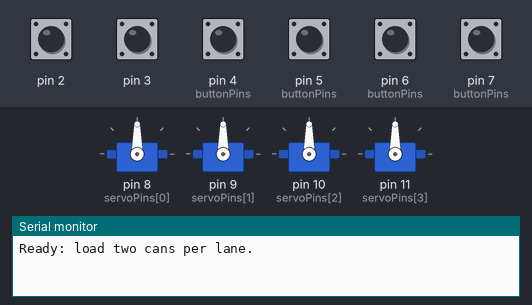
Simulated run of this sketch. Board: Arduino Uno, built with avr-gcc and run on an emulated ATmega328P. Parts: 4 × servo, the last lines printed to the serial monitor. Inputs (shaded band) come from the test bench; at power-on: pin 2, pin 3, pin 4 (buttonPins), pin 5 (buttonPins), pin 6 (buttonPins), pin 7 (buttonPins) HIGH.

Above: at 1.2 s.
1.3 s: pin 2 pulled LOW for 0.15 s
2.9 s: pin 4 (buttonPins) pulled LOW for 0.15 s
At 3.4 s:
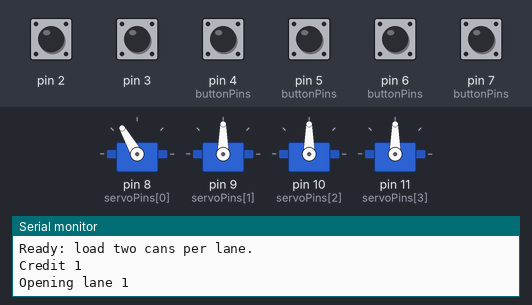
5.0 s: pin 5 (buttonPins) pulled LOW for 0.15 s
Timing chart, 0 to 8.0 s (numbered marks = the images above; inputs shaded):
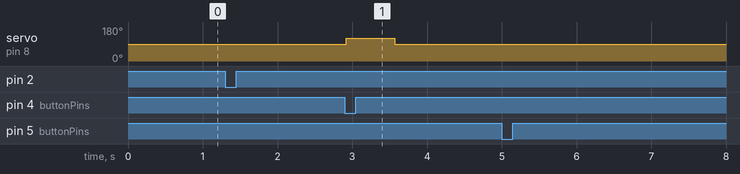

Measured:
- after the input at 2.9 s, servo on pin 8 (servoPins[0]): 90° → 120° at once, → 90° 0.65 s later

The sketch:

four_slot_vending.ino
```cpp
#include <Servo.h>

constexpr byte TOKEN=2,CHUTE=3,COUNT=4;
const byte buttonPins[]={4,5,6,7}, servoPins[]={8,9,10,11};
const byte prices[]={1,2,2,3};
const byte REST[]={90,90,90,90}, OPEN[]={120,120,120,120};
byte stock[]={2,2,2,2}, credit=0;
constexpr unsigned long GATE_MS=650,TIMEOUT_MS=1600;
Servo gate[COUNT];
struct Input {
  bool raw=false, stable=false;
  unsigned long at=0;
  bool update(byte pin,unsigned long now) {
    const bool value=digitalRead(pin)==LOW;
    if(value!=raw){raw=value;at=now;}
    if(raw==stable||now-at<18)return false;
    stable=raw;
    return stable;
  }
  void init(byte pin){pinMode(pin,INPUT_PULLUP);raw=stable=digitalRead(pin)==LOW;}
};
Input token, chute, buttons[COUNT];
int lane=-1;
bool jam=false,latched=false,confirmed=false;
unsigned long started=0;
void setup(){
  Serial.begin(115200);
  token.init(TOKEN);chute.init(CHUTE);
  for(byte i=0;i<COUNT;i++){buttons[i].init(buttonPins[i]);gate[i].write(REST[i]);gate[i].attach(servoPins[i]);}
  Serial.println(F("Ready: load two cans per lane."));
}
void loop(){
  const unsigned long now=millis();
  if(token.update(TOKEN,now)){credit=min(12,int(credit)+1);Serial.print(F("Credit "));Serial.println(credit);}
  const bool passed=chute.update(CHUTE,now);
  if(lane>=0){
    if(passed)confirmed=true;
    if(!latched&&now-started>=GATE_MS){gate[lane].write(REST[lane]);latched=true;}
    if(confirmed&&latched){
      credit-=prices[lane];stock[lane]--;
      Serial.print(F("Dispensed lane "));Serial.println(lane+1);
      Serial.print(F("Credit "));Serial.println(credit);
      lane=-1;
    }else if(now-started>=TIMEOUT_MS){
      jam=true;lane=-1;
      Serial.println(F("No chute confirmation. Credit unchanged. Power down and inspect."));
    }
  }
  for(byte i=0;i<COUNT;i++){
    if(!buttons[i].update(buttonPins[i],now)||lane>=0)continue;
    if(jam)Serial.println(F("Dispense locked."));
    else if(chute.stable||chute.raw){jam=true;Serial.println(F("Chute blocked. Credit unchanged."));}
    else if(!stock[i])Serial.println(F("Lane empty."));
    else if(credit<prices[i])Serial.println(F("More credit needed."));
    else{
      lane=i;started=now;latched=confirmed=false;
      gate[i].write(OPEN[i]);
      Serial.print(F("Opening lane "));Serial.println(i+1);
    }
  }
}
```
